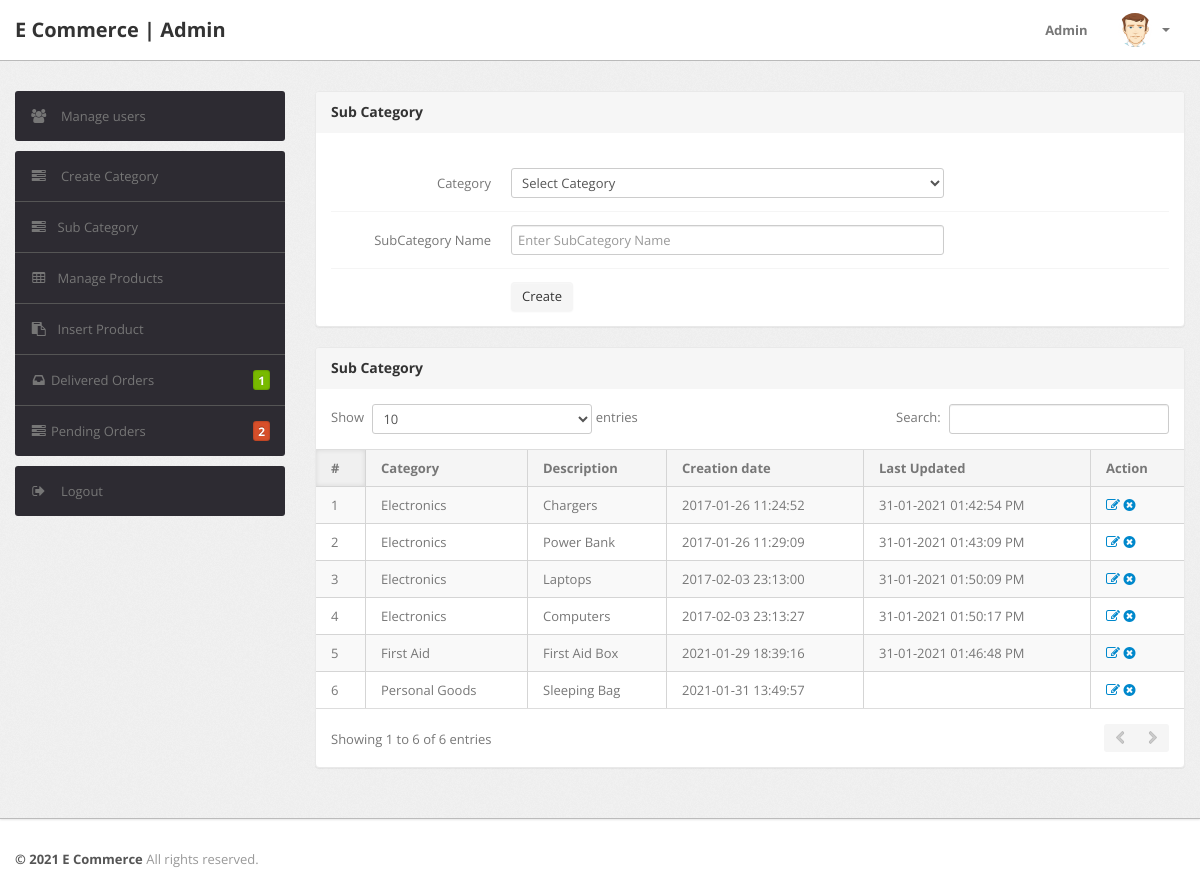
Before: /admin/subcategory.php (signed in) with the older database file.
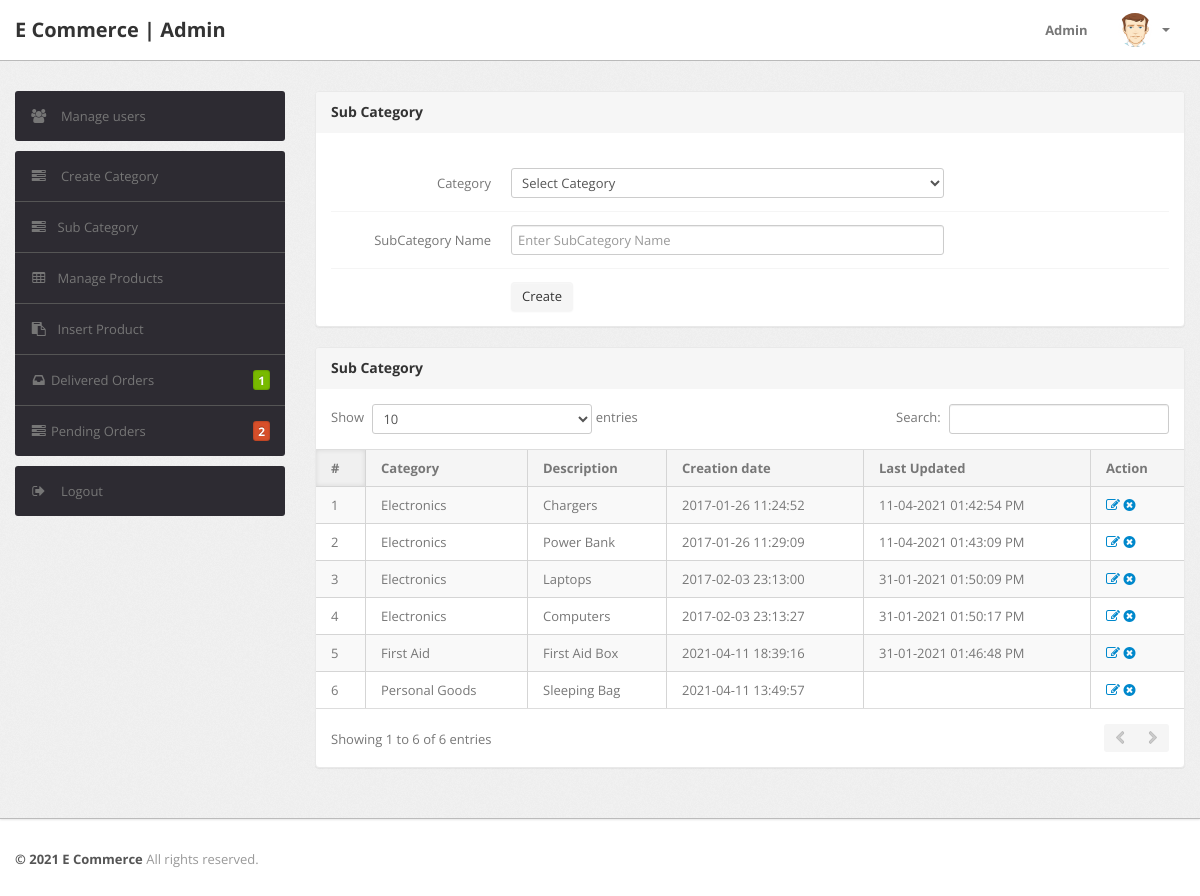
After: the same page with the newer database file.
### tables this page shows
CREATE TABLE `subcategory` (
  `id` int(11) NOT NULL,
  `categoryid` int(11) DEFAULT NULL,
  `subcategory` varchar(255) DEFAULT NULL,
  `creationDate` timestamp NULL DEFAULT current_timestamp(),
  `updationDate` varchar(255) DEFAULT NULL
);

CREATE TABLE `category` (
  `id` int(11) NOT NULL,
  `categoryName` varchar(255) DEFAULT NULL,
  `categoryDescription` longtext DEFAULT NULL,
  `creationDate` timestamp NOT NULL DEFAULT current_timestamp(),
  `updationDate` varchar(255) DEFAULT NULL
);

### admin/subcategory.php (the view, shortened to what the changed rows need)
<?php
include '../includes/config.php';
if (strlen($_SESSION['alogin']) == 0) {
    header('location:index.php');
} else {
    ?>
<!DOCTYPE html>
<html lang="en">
<head>
    <?php include 'include/header-files.php';?>
</head>
<body>
    <div class="wrapper">
        <div class="container">
            <div class="row">
                <div class="span9">
                    <div class="content">
                        <div class="module">
                            <div class="module-body table">
                                <table cellpadding="0" cellspacing="0" border="0"
                                    class="datatable-1 table table-bordered table-striped	 display" width="100%">
                                    <thead>
                                        <tr>
                                            <th>#</th>
                                            <th>Category</th>
                                            <th>Description</th>
                                            <th>Creation date</th>
                                            <th>Last Updated</th>
                                            <th>Action</th>
                                        </tr>
                                    </thead>
                                    <tbody>
                                        <?php $query = mysqli_query($con, "select subcategory.id,category.categoryName,subcategory.subcategory,subcategory.creationDate,subcategory.updationDate from subcategory join category on category.id=subcategory.categoryid");
    $cnt = 1;
    while ($row = mysqli_fetch_array($query)) {
        ?>
                                        <tr>
                                            <td><?php echo htmlentities($cnt); ?></td>
                                            <td><?php echo htmlentities($row['categoryName']); ?></td>
                                            <td><?php echo htmlentities($row['subcategory']); ?></td>
                                            <td> <?php echo htmlentities($row['creationDate']); ?></td>
                                            <td><?php echo htmlentities($row['updationDate']); ?></td>
                                            <td>
                                                <a href="edit-subcategory.php?id=<?php echo $row['id'] ?>"><i
                                                        class="icon-edit"></i></a>
                                                <a href="subcategory.php?id=<?php echo $row['id'] ?>&del=delete"
                                                    onClick="return confirm('Are you sure you want to delete?')"><i
                                                        class="icon-remove-sign"></i></a>
                                            </td>
                                        </tr>
                                        <?php $cnt = $cnt + 1;}?>
                                </table>
                            </div>
                        </div>
                    </div>
                </div>
            </div>
        </div>
    </div>
</body>
<?php }?>

Changed rows visible on the page:
changed subcategory "Chargers": updationDate "31-01-2021 01:42:54 PM" → "11-04-2021 01:42:54 PM"
changed subcategory "Power Bank": updationDate "31-01-2021 01:43:09 PM" → "11-04-2021 01:43:09 PM"
changed subcategory "First Aid Box": creationDate "2021-01-29 18:39:16" → "2021-04-11 18:39:16"
changed subcategory "Sleeping Bag": creationDate "2021-01-31 13:49:57" → "2021-04-11 13:49:57"
